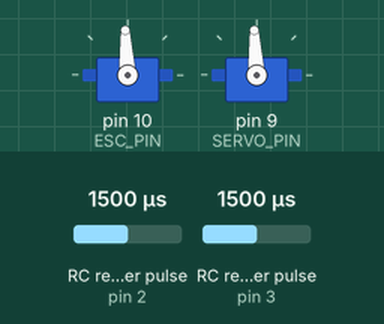
Recording of a program running on a simulated Arduino Uno, built with avr-gcc and run on an emulated ATmega328P. Parts: 2 × servo. Wiring (inferred from the names in the program): 2 × RC receiver channel: data pin 2 / data pin 3. The test bench sets the inputs (shaded band); at power-on: RC receiver pulse (sensors on pin 2, pin 3) 1500 µs. What the program prints to the serial monitor is not drawn.

Above: at 4.2 s.
4.3 s: RC receiver pulse (sensor on pin 2) set to 1020 µs
At 5.3 s:
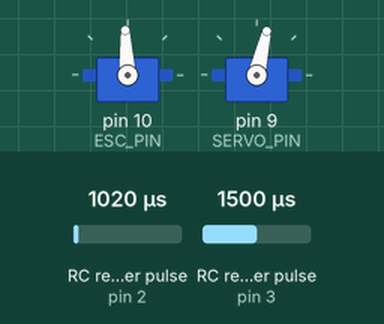
7.3 s: RC receiver pulse (sensor on pin 3) set to 1020 µs
At 8.9 s:
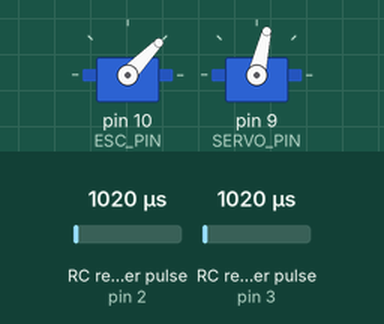
10.3 s: RC receiver pulse (sensor on pin 2) set to 1250 µs
13.3 s: RC receiver pulse (sensor on pin 3) set to 1250 µs
At 14.8 s:
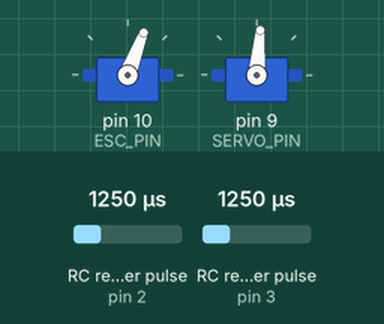
16.3 s: RC receiver pulse (sensor on pin 2) set to 1750 µs
At 17.3 s:
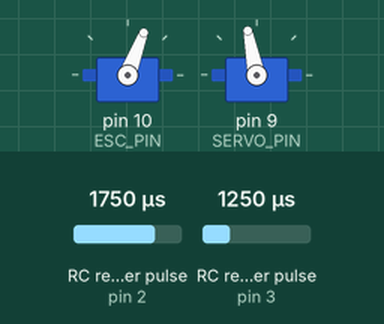
19.3 s: RC receiver pulse (sensor on pin 3) set to 1500 µs
Timing chart, 0 to 22.6 s (numbered marks = the images above; inputs shaded):
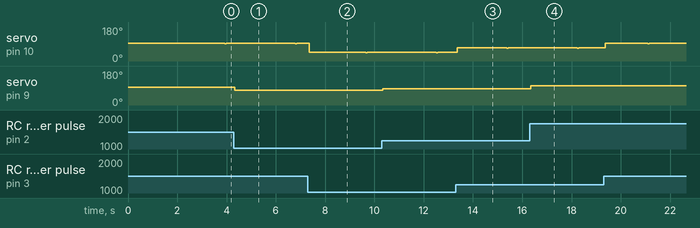

Measured:
- after the input at 4.3 s, servo on pin 9 (SERVO_PIN): 93° → 77° at once
- after the input at 16.3 s, servo on pin 9 (SERVO_PIN): 85° → 101° at once

The program:

main.cpp
```cpp
#include <Arduino.h>
#include <Servo.h>
#include <PinChangeInterrupt.h>

// ─────────────────────────────────────────────
// 핀 정의
const int pinSteering = 2;    // 앞뒤조절(채널2)
const int pinThrottle = 3;    // 조향조절(채널1)
const int SERVO_PIN = 9;     // 서보 제어 핀
const int ESC_PIN = 10;        // ESC 제어 핀

// ─────────────────────────────────────────────
// RC 수신값 변수
volatile int steerPulse = 1500;
volatile int throttlePulse = 1500;
volatile unsigned long steerStart = 0;
volatile unsigned long throttleStart = 0;
volatile bool newSteer = false;
volatile bool newThrottle = false;

// ─────────────────────────────────────────────
// 모터 및 서보
Servo esc;
Servo steerServo;

// ─────────────────────────────────────────────
// 인터럽트 핸들러
void isrSteer() {
  if (digitalRead(pinSteering) == HIGH) {
    steerStart = micros();
  } else {
    steerPulse = micros() - steerStart;
    newSteer = true;
  }
}

void isrThrottle() {
  if (digitalRead(pinThrottle) == HIGH) {
    throttleStart = micros();
  } else {
    throttlePulse = micros() - throttleStart;
    newThrottle = true;
  }
}

// ─────────────────────────────────────────────
void setup() {
  Serial.begin(9600);

  // RC 수신기 핀 설정
  pinMode(pinSteering, INPUT_PULLUP);
  pinMode(pinThrottle, INPUT_PULLUP);
  attachPinChangeInterrupt(digitalPinToPCINT(pinSteering), isrSteer, CHANGE);
  attachPinChangeInterrupt(digitalPinToPCINT(pinThrottle), isrThrottle, CHANGE);

  // 모터/서보 초기화
  esc.attach(ESC_PIN);
  steerServo.attach(SERVO_PIN);
  esc.writeMicroseconds(1500);     // ESC 정지 상태
  steerServo.writeMicroseconds(1500); // 서보 중립 위치

  delay(3000);  // ESC 초기화 대기
  Serial.println("시작 준비 완료");
}

void loop() {
  if (newSteer || newThrottle) {
    newSteer = false;
    newThrottle = false;

    // 조향: 1/3 감도 제한
    int steerDeviation = steerPulse - 1500;           // -500 ~ +500
    int limitedSteerDeviation = steerDeviation / 3;   // -167 ~ +167
    int steerOutput = 1500 + limitedSteerDeviation;
    steerServo.writeMicroseconds(constrain(steerOutput, 1000, 2000));

    // 주행: 입력 PWM 그대로 전달
    esc.writeMicroseconds(constrain(throttlePulse, 1000, 2000));

    // 디버깅 출력
    Serial.print("Steer PWM: "); Serial.print(steerPulse);
    Serial.print(" → Output: "); Serial.print(steerOutput);
    Serial.print(" | Throttle PWM: "); Serial.print(throttlePulse);
    Serial.println();
  }
}
```
